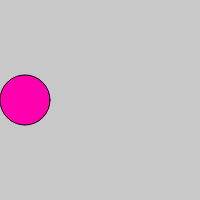
Frame 1 (no input)
Frame 60 (no input): identical to frame 1, image omitted
Frame 120 (the mouse pressed at the canvas centre since frame 60): identical to frame 1, image omitted

The p5.js sketch that drew this single still picture (run headless with seeded random() and noise() and a simulated clock; from frame 60 on, the mouse is pressed at the canvas centre):

// p5.js sketch
// ── sketch.js
let bg_color = 200;
let a_width = 50;
let s_x = 50;
let a_crawl = false;

function setup() {
  createCanvas(200, 200);

  build_ui();
}

function draw() {
  background(bg_color);
  
  fill(255, 0, 175);
  circle(s_x-a_width/2, 100, a_width)
  
  if (a_crawl) {
    s_x += 1;
    if (s_x-a_width > width) {
      s_x = 0;
    }
  }
}

// Connecting ui directly to variables.
//
function build_ui() {
  // Force DOM ui below canvas
  createP();

  let a_button = createButton('changeColor');
  a_button.mousePressed(function() {
    bg_color = random(255);
  });
  createP();

  // createSlider(min, max, [value], [step])
  let = a_slider = createSlider(0, 200, a_width);
  a_slider.input(function() {
    a_width = a_slider.value();
  });
  createP();

  // createCheckbox([label], [value])
  let a_check = createCheckbox('Crawl', a_crawl);
  a_check.changed(function() {
    a_crawl = this.checked();
  });
}

// NOTE: function ()
// NOTE: DOM variables local
// TODO: have circle move on startup
// TODO: Add a variable and a button to change direction
// TODO: Add slider for speed
// TODO-Challenge: Add slider to adjust size of circle
// TODO-Challenge: Change to bounce motion
